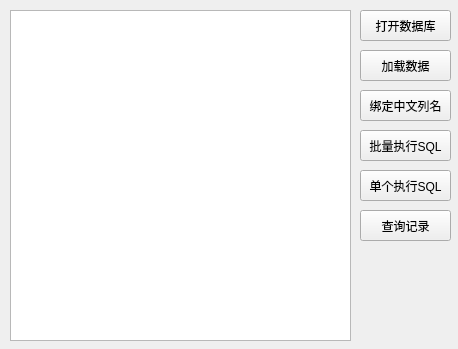
<?xml version="1.0" encoding="UTF-8"?>
<ui version="4.0">
 <class>frmData</class>
 <widget class="QWidget" name="frmData">
  <property name="geometry">
   <rect>
    <x>0</x>
    <y>0</y>
    <width>458</width>
    <height>349</height>
   </rect>
  </property>
  <property name="windowTitle">
   <string>数据处理测试</string>
  </property>
  <widget class="QTableView" name="tableView">
   <property name="geometry">
    <rect>
     <x>10</x>
     <y>10</y>
     <width>341</width>
     <height>331</height>
    </rect>
   </property>
  </widget>
  <widget class="QPushButton" name="btn1">
   <property name="geometry">
    <rect>
     <x>360</x>
     <y>50</y>
     <width>91</width>
     <height>31</height>
    </rect>
   </property>
   <property name="cursor">
    <cursorShape>PointingHandCursor</cursorShape>
   </property>
   <property name="text">
    <string>加载数据</string>
   </property>
  </widget>
  <widget class="QPushButton" name="btn2">
   <property name="geometry">
    <rect>
     <x>360</x>
     <y>90</y>
     <width>91</width>
     <height>31</height>
    </rect>
   </property>
   <property name="cursor">
    <cursorShape>PointingHandCursor</cursorShape>
   </property>
   <property name="text">
    <string>绑定中文列名</string>
   </property>
  </widget>
  <widget class="QPushButton" name="btn3">
   <property name="geometry">
    <rect>
     <x>360</x>
     <y>130</y>
     <width>91</width>
     <height>31</height>
    </rect>
   </property>
   <property name="cursor">
    <cursorShape>PointingHandCursor</cursorShape>
   </property>
   <property name="text">
    <string>批量执行SQL</string>
   </property>
  </widget>
  <widget class="QPushButton" name="btnOpen">
   <property name="geometry">
    <rect>
     <x>360</x>
     <y>10</y>
     <width>91</width>
     <height>31</height>
    </rect>
   </property>
   <property name="cursor">
    <cursorShape>PointingHandCursor</cursorShape>
   </property>
   <property name="text">
    <string>打开数据库</string>
   </property>
  </widget>
  <widget class="QPushButton" name="btn4">
   <property name="geometry">
    <rect>
     <x>360</x>
     <y>170</y>
     <width>91</width>
     <height>31</height>
    </rect>
   </property>
   <property name="cursor">
    <cursorShape>PointingHandCursor</cursorShape>
   </property>
   <property name="text">
    <string>单个执行SQL</string>
   </property>
  </widget>
  <widget class="QPushButton" name="btn5">
   <property name="geometry">
    <rect>
     <x>360</x>
     <y>210</y>
     <width>91</width>
     <height>31</height>
    </rect>
   </property>
   <property name="cursor">
    <cursorShape>PointingHandCursor</cursorShape>
   </property>
   <property name="text">
    <string>查询记录</string>
   </property>
  </widget>
 </widget>
 <resources/>
 <connections/>
</ui>
